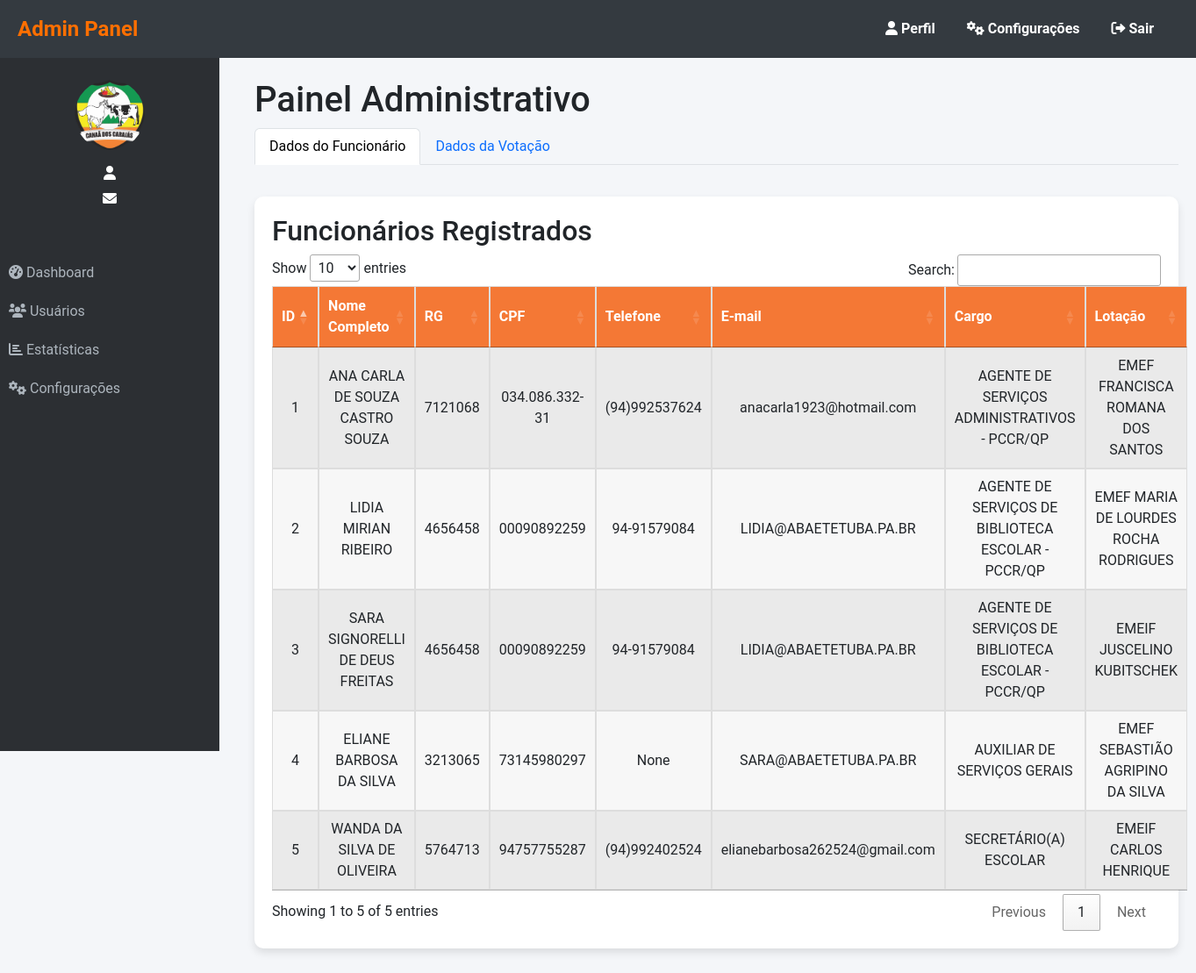
/listar_funcionarios/, run on the app's committed database.
### website/models.py (models this page shows, shortened)
class Funcionario(models.Model):
    nome_completo = models.CharField(max_length=255)
    rg = models.CharField(max_length=20)
    cpf = models.CharField(max_length=14, unique=True)
    telefone = models.CharField(max_length=15)
    email = models.EmailField(max_length=255)
    cargo = models.CharField(max_length=100)
    lotacao = models.CharField(max_length=100)  # Lotação refers to the work location or department

### website/views.py (the view)
# urls.py: path('listar_funcionarios/', views.listar_funcionarios, name='listar_funcionarios'),
def listar_funcionarios(request):
    funcionarios = Funcionario.objects.all()  # Busca todos os registros da tabela Funcionario
    return render(request, 'listar_funcionarios.html', {'funcionarios': funcionarios})

### website/templates/listar_funcionarios.html (shortened to what this page needs)
<!DOCTYPE html>
{% load static %}
<html lang="en">
<head>
    <link rel="stylesheet" href="https://cdnjs.cloudflare.com/ajax/libs/font-awesome/6.0.0/css/all.min.css">
    <link href="https://cdn.jsdelivr.net/npm/bootstrap@5.3.0-alpha3/dist/css/bootstrap.min.css" rel="stylesheet">
    <link rel="stylesheet" href="https://cdn.datatables.net/1.13.1/css/jquery.dataTables.min.css">
    <link rel="stylesheet" href="{% static 'css/style.css' %}">
</head>
<body>
    <nav class="navbar navbar-expand-lg navbar-dark">
        <a class="navbar-brand" href="#">Admin Panel</a>
        <div class="collapse navbar-collapse" id="navbarNav">
            <ul class="navbar-nav ms-auto">
                <li class="nav-item">
                    <a class="nav-link" href="#"><i class="fas fa-user"></i> Perfil</a>
                </li>
                <li class="nav-item">
                    <a class="nav-link" href="#"><i class="fas fa-cogs"></i> Configurações</a>
                </li>
                <li class="nav-item">
                    <form method="POST" action="{% url 'logout' %}">
                        <button type="submit" class="btn btn-link nav-link">
                            <i class="fas fa-sign-out-alt"></i> Sair
                        </button>
                    </form>
                </li>
            </ul>
        </div>
    </nav>
    <div class="sidebar">
        <div class="admin-info">
            <img src="{% static 'img/admin_background.jpg' %}" alt="Admin Avatar" class="admin-avatar">
            <p><i class="fas fa-user"></i> {{ user.nome_completo }}</p>
            <p><i class="fas fa-envelope"></i> {{ user.email }}</p>
        </div>
        <a href="#"><i class="fas fa-tachometer-alt"></i> Dashboard</a>
        <a href="#"><i class="fas fa-users"></i> Usuários</a>
        <a href="#"><i class="fas fa-chart-bar"></i> Estatísticas</a>
        <a href="#"><i class="fas fa-cogs"></i> Configurações</a>
    </div>
    <div class="main-content">
        <h1>Painel Administrativo</h1>
        <ul class="nav nav-tabs" id="funcionarioTabs" role="tablist">
            <li class="nav-item" role="presentation">
                <button class="nav-link active" id="dados-funcionario-tab" data-bs-toggle="tab" data-bs-target="#dados-funcionario" type="button" role="tab" aria-controls="dados-funcionario" aria-selected="true">Dados do Funcionário</button>
            </li>
            <li class="nav-item" role="presentation">
                <button class="nav-link" id="dados-votacao-tab" data-bs-toggle="tab" data-bs-target="#dados-votacao" type="button" role="tab" aria-controls="dados-votacao" aria-selected="false">Dados da Votação</button>
            </li>
        </ul>
        <div class="tab-content mt-3" id="myTabContent">
            <div class="tab-pane fade show active" id="dados-funcionario" role="tabpanel" aria-labelledby="dados-funcionario-tab">
                <div class="table-container">
                    <h2>Funcionários Registrados</h2>
                    <table id="funcionarios-table" class="table table-striped table-bordered">
                        <thead>
                            <tr>
                                <th>ID</th>
                                <th>Nome Completo</th>
                                <th>RG</th>
                                <th>CPF</th>
                                <th>Telefone</th>
                                <th>E-mail</th>
                                <th>Cargo</th>
                                <th>Lotação</th>
                            </tr>
                        </thead>
                        <tbody>
                            {% for funcionario in funcionarios %}
                                <tr>
                                    <td>{{ funcionario.id }}</td>
                                    <td>{{ funcionario.nome_completo }}</td>
                                    <td>{{ funcionario.rg }}</td>
                                    <td>{{ funcionario.cpf }}</td>
                                    <td>{{ funcionario.telefone }}</td>
                                    <td>{{ funcionario.email }}</td>
                                    <td>{{ funcionario.cargo }}</td>
                                    <td>{{ funcionario.lotacao }}</td>
                                </tr>
                            {% endfor %}
                        </tbody>
                    </table>
                </div>
            </div>
        </div>
    </div>
</body>
</html>

### static/css/style.css (style rules this page uses)
html, body { height: 100%; margin: 0; display: flex; flex-direction: column; font-family: 'Roboto', sans-serif; background-color: #f5f7fa; }
.navbar { background-color: #343a40; margin-bottom: 0; position: relative; z-index: 1000; }
.navbar-nav .nav-link { color: white !important; font-weight: bold; }
.main-content { flex: 1; display: flex; flex-direction: column; }
.table th, .table td { border: 1px solid #ddd; padding: 8px; text-align: center; vertical-align: middle; }
.table th { background-color: #f47835; color: white; }
.table td { background-color: #f7f7f7; }
.table-container { margin: 20px 0; }
.table { width: 100%; margin-bottom: 20px; border-collapse: collapse; }

### website/templates/listar_funcionarios.html (style rules this page uses)
body { font-family: 'Roboto', sans-serif; background-color: #f4f6f9; }
.navbar { background-color: #343a40; padding: 10px 20px; position: fixed; top: 0; left: 0; width: 100%; z-index: 1000; }
.navbar-brand { color: #ff6f00; font-weight: bold; font-size: 1.5rem; }
.navbar-nav .nav-link { color: #adb5bd; font-size: 1rem; margin-right: 20px; }
.sidebar { background-color: #2c2f33; width: 250px; height: 100vh; position: fixed; top: 56px; left: 0; padding: 20px 0; }
.sidebar .admin-info { text-align: center; margin-bottom: 30px; padding: 15px; }
.sidebar .admin-avatar { width: 80px; height: 80px; border-radius: 50%; margin-bottom: 10px; }
.sidebar .admin-info p { color: #fff; margin: 5px 0; }
.sidebar a { color: #adb5bd; padding: 10px; text-decoration: none; display: block; font-size: 1rem; transition: all 0.3s ease; }
.main-content { margin-left: 270px; margin-top: 70px; padding: 20px; }
.table-container { background-color: #fff; padding: 20px; border-radius: 10px; box-shadow: 0 5px 10px rgba(0, 0, 0, 0.1); }
table th, table td { padding: 10px; text-align: left; }
table th { background-color: #ff6f00; color: white; text-align: center; }
table td { text-align: center; }

### data on the page
Funcionario: id "1", nome_completo "ANA CARLA DE SOUZA CASTRO SOUZA", rg "7121068", cpf "034.086.332-31", telefone "(94)992537624", email "anacarla1923@hotmail.com", cargo "AGENTE DE SERVIÇOS ADMINISTRATIVOS - PCCR/QP", lotacao "EMEF FRANCISCA ROMANA DOS SANTOS"
Funcionario: id "2", nome_completo "LIDIA MIRIAN RIBEIRO", rg "4656458", cpf "00090892259", telefone "94-91579084", email "LIDIA@ABAETETUBA.PA.BR", cargo "AGENTE DE SERVIÇOS DE BIBLIOTECA ESCOLAR - PCCR/QP", lotacao "EMEF MARIA DE LOURDES ROCHA RODRIGUES"
Funcionario: id "3", nome_completo "SARA SIGNORELLI DE DEUS FREITAS", rg "4656458", cpf "00090892259", telefone "94-91579084", email "LIDIA@ABAETETUBA.PA.BR", cargo "AGENTE DE SERVIÇOS DE BIBLIOTECA ESCOLAR - PCCR/QP", lotacao "EMEIF JUSCELINO KUBITSCHEK"
Funcionario: id "4", nome_completo "ELIANE BARBOSA DA SILVA", rg "3213065", cpf "73145980297", telefone "None", email "SARA@ABAETETUBA.PA.BR", cargo "AUXILIAR DE SERVIÇOS GERAIS", lotacao "EMEF SEBASTIÃO AGRIPINO DA SILVA"
Funcionario: id "5", nome_completo "WANDA DA SILVA DE OLIVEIRA", rg "5764713", cpf "94757755287", telefone "(94)992402524", email "elianebarbosa262524@gmail.com", cargo "SECRETÁRIO(A) ESCOLAR", lotacao "EMEIF CARLOS HENRIQUE"
